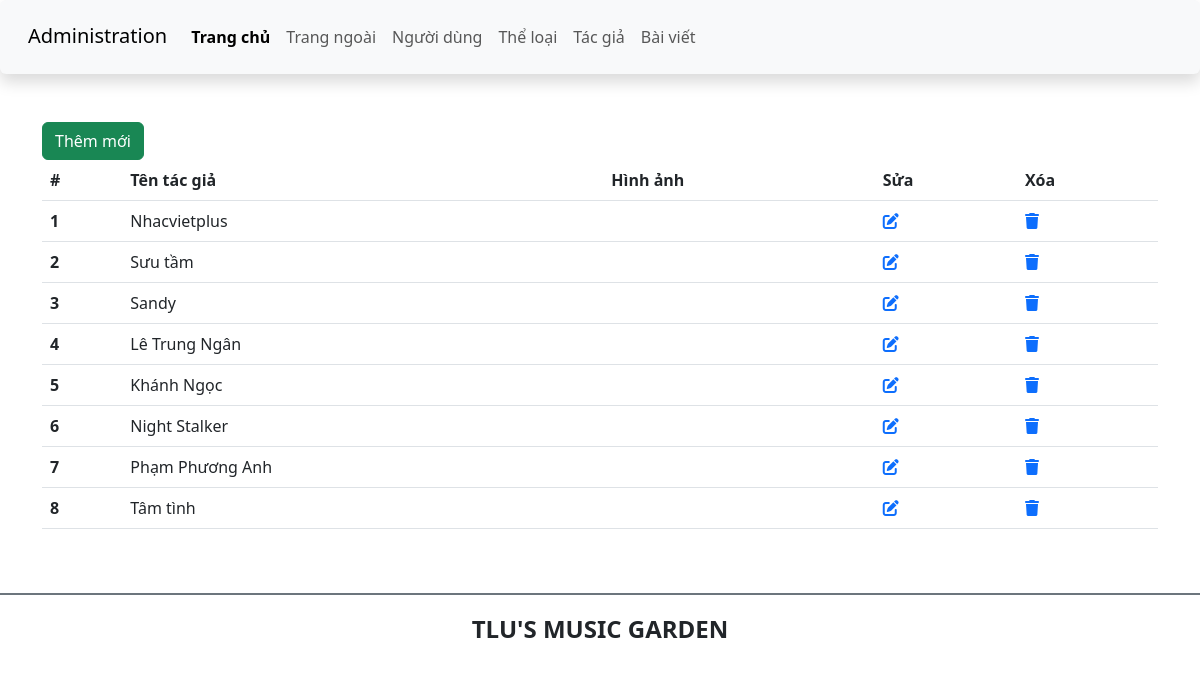
Page /admin/author.php on the earlier database version.
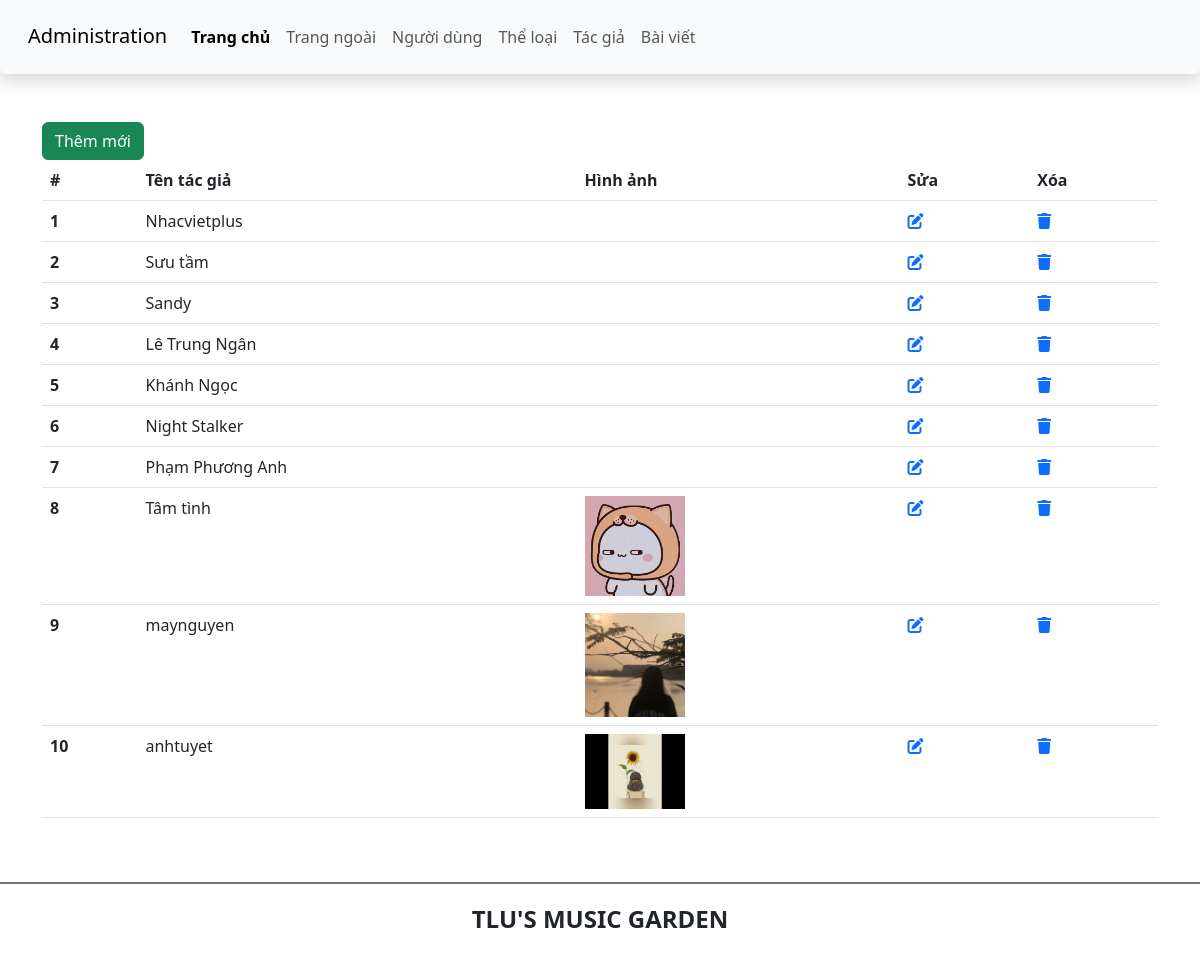
Same page on the later database version.
### tables this page shows
CREATE TABLE `tacgia` (
  `ma_tgia` int(11) NOT NULL,
  `ten_tgia` varchar(100) NOT NULL,
  `hinh_tgia` varchar(100) DEFAULT NULL
);

### includes/executeSQL.php (called while the page is built, shortened)
<?php
function executeResult($sql){
    $conn = mysqli_connect(servername, username, password, dbname);
    $result = mysqli_query($conn, $sql);
    $list = [];
    while ($row = mysqli_fetch_assoc($result)) {
        $list[] = $row;
    }
    return $list;
}
?>

### admin/author.php (the view)
<?php
require_once('includes/header_admin.php');
require_once('../includes/executeSQL.php');
?>
<main class="container mt-5 mb-5">
    <div class="row">
        <div class="col-sm">
            <a href="add_author.php" class="btn btn-success">Thêm mới</a>
            <table class="table">
                <thead>
                    <tr>
                        <th scope="col">#</th>
                        <th scope="col">Tên tác giả</th>
                        <th scope="col">Hình ảnh</th>
                        <th>Sửa</th>
                        <th>Xóa</th>
                    </tr>
                </thead>
                <tbody>
                    <?php
                    $authors = executeResult("SELECT * FROM tacgia");
                    $dem = 1;
                    foreach ($authors as $author) {
                        ?>
                        <tr>
                            <th scope="row">
                                <?= $dem++ ?>
                            </th>
                            <td>
                                <?= $author["ten_tgia"] ?>
                            </td>
                            <td><img src="../images/songs/<?= $author["hinh_tgia"] ?>" alt=""
                                    style="width: 100px;"></td>
                            <td>
                                <a href="edit_author.php?id=<?= $author["ma_tgia"] ?>"><i
                                        class="fa-solid fa-pen-to-square"></i></a>
                            </td>
                            <td>
                                <a href="process_author.php?btn=xoa&id=<?= $author["ma_tgia"] ?>"><i
                                        class="fa-solid fa-trash"></i></a>
                            </td>
                        </tr>
                        <?php
                    }
                    ?>
                </tbody>
            </table>
        </div>
    </div>
</main>
<?php
require_once('../includes/footer.php');
?>

### admin/includes/header_admin.php (shortened to what this page needs)
<!DOCTYPE html>
<html lang="en">
<head>
    <link href="https://cdn.jsdelivr.net/npm/bootstrap@5.3.0-alpha1/dist/css/bootstrap.min.css" rel="stylesheet">
    <link rel="stylesheet" href="https://cdnjs.cloudflare.com/ajax/libs/font-awesome/6.3.0/css/all.min.css" />
    <link rel="stylesheet" href="css/style_login.css">
</head>
<body>
    <header>
        <nav class="navbar navbar-expand-lg bg-body-tertiary shadow p-3 bg-white rounded">
            <div class="container-fluid">
                <div class="h3">
                    <a class="navbar-brand" href="#">Administration</a>
                </div>
                <div class="collapse navbar-collapse" id="navbarSupportedContent">
                <ul class="navbar-nav me-auto mb-2 mb-lg-0">
                    <li class="nav-item">
                        <a class="nav-link active fw-bold" aria-current="page" href="./">Trang chủ</a>
                    </li>
                    <li class="nav-item">
                        <a class="nav-link" href="../index.php">Trang ngoài</a>
                    </li>
                    <li class="nav-item">
                        <a class="nav-link" href="user.php">Người dùng</a>
                    </li>
                    <li class="nav-item">
                        <a class="nav-link" href="category.php">Thể loại</a>
                    </li>
                    <li class="nav-item">
                        <a class="nav-link" href="author.php">Tác giả</a>
                    </li>
                    <li class="nav-item">
                        <a class="nav-link" href="article.php">Bài viết</a>
                    </li>
                </ul>
                </div>
            </div>
        </nav>
    </header>

### includes/footer.php (shortened to what this page needs)
<footer class="bg-white d-flex justify-content-center align-items-center border-top border-secondary  border-2"
    style="height:80px">
    <h4 class="text-center text-uppercase fw-bold">TLU's music garden</h4>
</footer>
</body>
</html>

Differences in the rows shown:
changed tacgia "Tâm tình": hinh_tgia: picture added
added tacgia: ten_tgia "maynguyen", hinh_tgia (picture)
added tacgia: ten_tgia "anhtuyet", hinh_tgia (picture)
